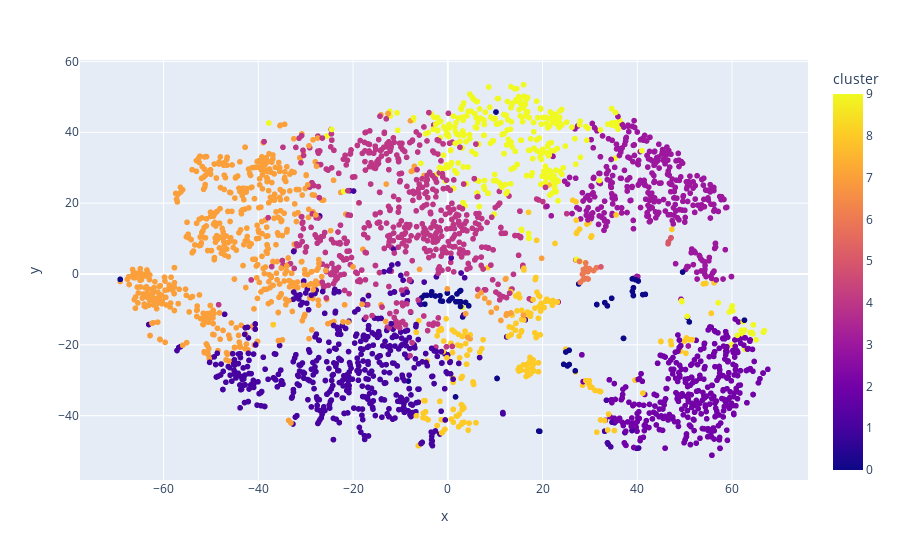

Write notebook code for a chart like this one.
### Code cell
from sklearn.manifold import TSNE

tsne_pipeline = Pipeline([('scaler', StandardScaler()), ('tsne', TSNE(n_components=2, verbose=1))])
genre_embedding = tsne_pipeline.fit_transform(X)
projection = pd.DataFrame(columns=['x', 'y'], data=genre_embedding)
projection['genres'] = genre_data['genres']
projection['cluster'] = genre_data['cluster']

fig = px.scatter(
    projection, x='x', y='y', color='cluster', hover_data=['x', 'y', 'genres'])
fig.show()

### Figure 1 — Plotly figure (JSON) as saved in the notebook; plotly's stock layout.template omitted (floating-point values rounded to 4 significant figures; data arrays with more than 128 entries replaced by an {"elided": "..."} marker saying what was removed)
{"data": [{"customdata": {"elided": "2973x1 str values"}, "hovertemplate": "x=%{x}<br>y=%{y}<br>genres=%{customdata[0]}<br>cluster=%{marker.color}<extra></extra>", "legendgroup": "", "marker": {"color": {"elided": "2973 int values"}, "coloraxis": "coloraxis", "symbol": "circle"}, "mode": "markers", "name": "", "showlegend": false, "type": "scattergl", "x": {"elided": "2973 float values"}, "xaxis": "x", "y": {"elided": "2973 float values"}, "yaxis": "y"}], "layout": {"coloraxis": {"colorbar": {"title": {"text": "cluster"}}, "colorscale": [[0, "#0d0887"], [0.1111, "#46039f"], [0.2222, "#7201a8"], [0.3333, "#9c179e"], [0.4444, "#bd3786"], [0.5556, "#d8576b"], [0.6667, "#ed7953"], [0.7778, "#fb9f3a"], [0.8889, "#fdca26"], [1, "#f0f921"]]}, "legend": {"tracegroupgap": 0}, "margin": {"t": 60}, "xaxis": {"anchor": "y", "domain": [0, 1], "title": {"text": "x"}}, "yaxis": {"anchor": "x", "domain": [0, 1], "title": {"text": "y"}}}}
